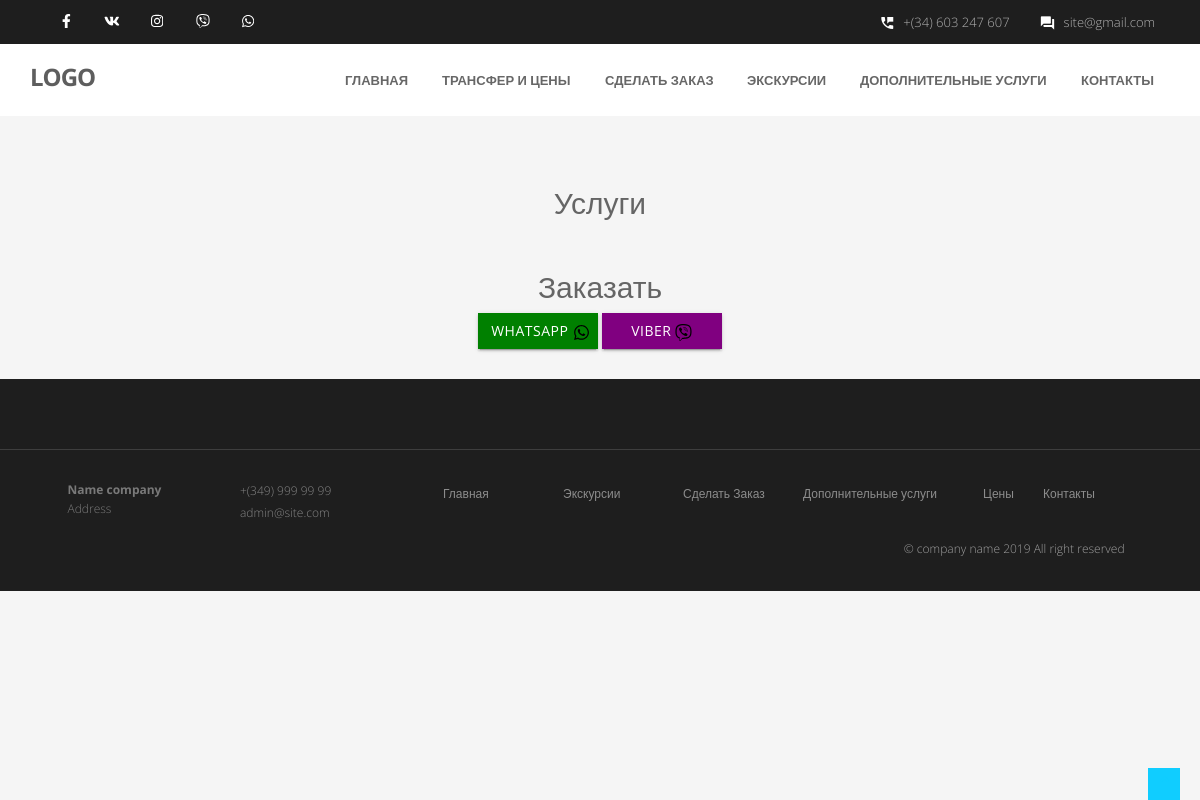
/services/, run on an earlier commit of the app's database.
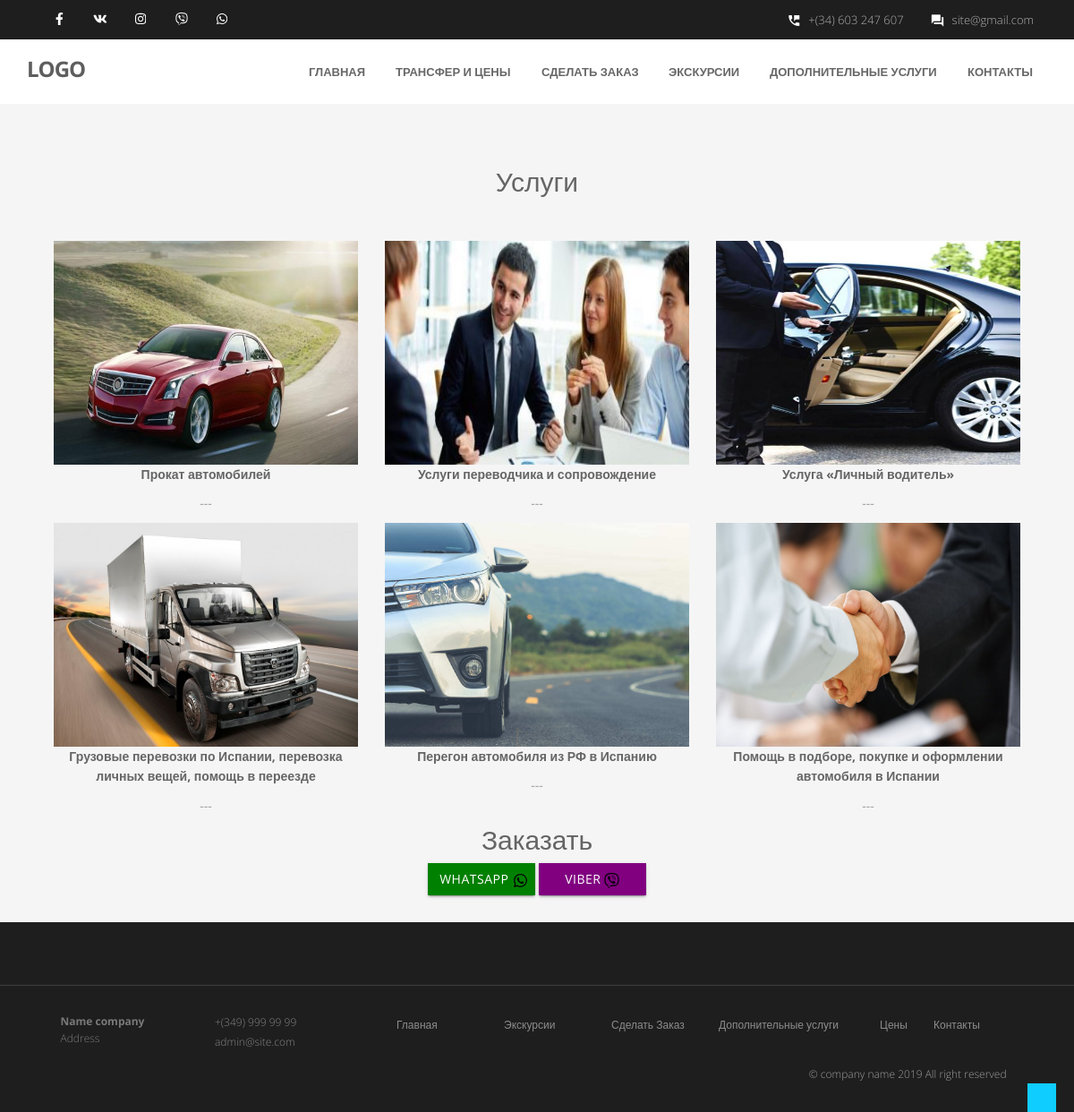
And on a later commit of the database.
### apps/services/models.py (models this page shows, shortened)
class Service(models.Model):
    name = models.CharField(max_length=100)
    description = models.CharField(max_length=1000)
    img = models.ImageField('img', null=True, blank=True, upload_to='services')

### apps/services/views.py (the view)
# urls.py: path('', ServicesView.as_view(), name='services')
class ServicesView(ListView):
    template_name = 'services.html'
    def get_queryset(self):
        return Service.objects.all()

### templates/services.html (shortened to what this page needs)
{% load widget_tweaks %}
<!DOCTYPE html>
<html lang="ru">
<head>
<link rel="stylesheet" href="/static/materialize/css/materialize.min.css" media="screen,projection" />
<link href="/static/css/bootstrap.min.css" rel="stylesheet" />
<link href="/static/css/fancybox/jquery.fancybox.css" rel="stylesheet">
<link href="/static/css/flexslider.css" rel="stylesheet" />
<link href="/static/css/style.css" rel="stylesheet" />
</head>
<body>
<div id="wrapper" class="home-page">
	<header class="topbar" >
		<div class="container">
			<div class="row">
				<div class="col-sm-3" >
                    <ul class="social-network">
					<li><a class="waves-effect waves-dark" href="#"><i style="color:white;" class="fa fa-facebook"></i></a></li>
					<li><a class="waves-effect waves-dark" href="#"><i style="color:white;" class="fa fa-vk"></i></a></li>
					<li><a class="waves-effect waves-dark" href="#"><i style="color:white;" class="fa fa-instagram"></i></a></li>
					<li><a class="waves-effect waves-dark" href="viber://chat?number=+34603247607"><i style="color:white;" class="fab fa-viber"></i></a></li>
					<li><a class="waves-effect waves-dark" href="whatsapp://send?phone=+34603247607"><i style="color:white;" class="fa fa-whatsapp"></i></a></li>
				</ul>
                    </div>
				<div class="col-sm-9">
                        <div class="row">
                            <ul class="info">
                                <li><i style="color:white;" class="icon-info-blocks material-icons">question_answer</i><span>site@gmail.com</span></li>
                                <li><i style="color:white;" class="icon-info-blocks material-icons">perm_phone_msg</i><span>+(34) 603 247 607</span></li>
                            </ul>
					</div>
					</div>
			</div>
		</div>
	</header>
	<header>
        <div class="navbar navbar-default navbar-static-top">
            <div class="container">
                <div class="navbar-header">
                    <a class="navbar-brand" href="{% url 'home:home' %}">LOGO</a>
                </div>
                <div class="navbar-collapse collapse ">
                    <ul class="nav navbar-nav">
                        <li ><a class="waves-effect waves-dark" href="{% url 'home:home' %}">Главная</a></li>
                        <li><a class="waves-effect waves-dark" href="{% url 'pricing:pricing' %}">Трансфер и цены</a></li>
                        <li><a class="waves-effect waves-dark" href="{% url 'orders:orders' %}">Сделать заказ</a></li>
                        <li><a class="waves-effect waves-dark" href="{% url 'excursion:excursion' %}">Экскурсии</a></li>
						<li><a class="waves-effect waves-dark" href="{% url 'services:services' %}">Дополнительные  услуги</a></li>
                        <li><a class="waves-effect waves-dark" href="{% url 'contact:contact' %}">Контакты</a></li>
                    </ul>
                </div>
            </div>
        </div>
	</header>
	<section id="content">
		<div class="container content">
        <div class="text-center">
            <p class="h2">Услуги </p>
        </div>
        <div class="col-md-12" style="margin-top: 40px;">
       {% for item in object_list %}
            <div class="col-md-4 text-center">
                <img src="/media/{{ item.img }}" alt="" style="width: 340px;height: 250px;">
                <p><strong>{{ item.name }}</strong></p>
                <p>{{ item.description }}</p>
            </div>
       {% endfor %}
        </div>
        <div class="text-center">
         <p class="h2">Заказать</p>
            <a href="whatsapp://send?phone=+34603247607">
                <button class="btn btn-warning" style="background-color: green;border-color: green">
                    WhatsApp
                <img style="height: 17px;width: 17px;" src="/static/img/svg/whatsapp-brands.svg" alt="">
                </button>
            </a>
            <a href="viber://chat?number=+34603247607">
                <button class="btn btn-warning" style="background-color: purple;border-color: purple">
                    Viber
                <img style="height: 17px;width: 17px;" src="/static/img/svg/viber-brands.svg" alt="">
                </button>
            </a>
        </div>
    </div>
    </section>
<footer class="our_footer">
            <div id="sub-footer">
                <div class="container">
                    <div class="row">
                        <div class="widget">
                            <div class="col-md-12">
                                <div class="col-md-4">
                                     <div class="col-md-6">
                                        <address>
                                        <strong>Name company</strong><br>
                                        Address
                                        </address>
                                     </div>
                                    <div class="col-md-6">
                                        <p>
                                             +(349) 999 99 99 <br>
                                             admin@site.com
                                         </p>
                                    </div>
                                </div>
                                <div class="col-md-8">
                                    <div class="col-md-2">
                                        <ul class="link-list">
                                        <li><a class="waves-effect waves-dark" href="{% url 'home:home' %}">Главная</a></li>
                                            </ul>
                                    </div>
                                    <div class="col-md-2">
                                        <ul class="link-list">
                                        <li><a class="waves-effect waves-dark" href="{% url 'excursion:excursion' %}">Экскурсии</a></li>
                                            </ul>
                                    </div>
                                    <div class="col-md-2">
                                        <ul class="link-list">
                                        <li ><a class="waves-effect waves-dark" href="{% url 'orders:orders' %}">Сделать Заказ</a></li>
                                            </ul>
                                    </div>
                                    <div class="col-md-3">
                                        <ul class="link-list">
                                        <li ><a class="waves-effect waves-dark" href="{% url 'services:services' %}">Дополнительные услуги</a></li>
                                            </ul>
                                    </div>
                                    <div class="col-md-1">
                                        <ul class="link-list">
                                        <li ><a class="waves-effect waves-dark" href="{% url 'pricing:pricing' %}">Цены</a></li>
                                            </ul>
                                    </div>
                                    <div class="col-md-1">
                                        <ul class="link-list">
                                        <li ><a class="waves-effect waves-dark" href="{% url 'contact:contact' %}">Контакты</a></li>
                                            </ul>
                                    </div>
                                </div>
                        </div>
                        </div>
                        <div class="col-lg-9"></div>
                        <div class="col-lg-3">
                            <div class="copyright">
                                <p>
                                    <span>&copy; company name 2019 All right reserved</span>
                                </p>
                            </div>
                        </div>
                    </div>
                </div>
            </div>
	    </footer>
</div>
<a href="#" class="scrollup waves-effect waves-dark"><i class="fa fa-angle-up active"></i></a>
</body>
</html>

### static/css/style.css (style rules this page uses)
body { font-family:'Open Sans', Arial, sans-serif; font-weight:300; line-height:1.6em; color:#656565; font-size: 1.4em; background: #f5f5f5; }
a { color: #10cdff; text-decoration: none; }
input, button, select, textarea { border-radius: 0px !important; }
#wrapper { width:100%; margin:0; padding:0; }
.widget { color: #858585; }
.row,.row-fluid { margin-bottom:30px; }
.row .row,.row-fluid .row-fluid { margin-bottom:30px; }
.topbar { background-color: #1e1e1e; padding: 0; }
.topbar .container .row { margin: 0; padding:0; }
header .navbar { margin-bottom: 0; }
.topbar ul.info i { color: #10cdff; font-size: 16px; font-style: normal; margin-right: 8px; display: inline-block; position: relative; top: 4px; }
.topbar ul.info li { float: right; padding-left: 30px; color: #b0b0b0; font-size: 13px; line-height: 44px; }
.navbar-default { border: none; }
.navbar-brand { color: #222; text-transform: uppercase; font-size: 24px; font-weight: 700; line-height: 1em; letter-spacing: -1px; margin-top: 21px; padding: 0 0 0 15px; }
.navbar-default .navbar-brand { color: #5e5e5e;font-size: 24px;text-transform: uppercase; }
header .navbar-collapse ul.navbar-nav { float: right; margin-right: 0; }
header .navbar { min-height: 70px;padding: 18px 0;background: #ffffff; }
.home-page header .navbar-default { background: #fff; width: 100%; }
header .navbar { min-height: 62px; padding: 0; }
header .navbar-nav > li { padding-bottom: 12px; padding-top: 12px; padding: 0 !important; }
header .navbar-nav > li > a { margin-left: 2px; line-height: 40px; font-weight: 700; -webkit-transition: all .3s ease; -moz-transition: all .3s ease; -ms-transition: all .3s ease; -o-transition: all .3s ease; transition: all .3s ease; }
header ul.nav li { border:none; margin:0; }
header ul.nav li a { font-size: 13px; border:none; font-weight: 600; text-transform:uppercase; }
.navbar .nav > li > a { color: #676767; text-shadow: none; border: 1px solid rgba(255, 255, 255, 0) !important; }
.text-center img { margin: auto; }
#content { position:relative; padding:50px 0 0px 0; }
.btn { text-align: center;color: #FFFFFF;background: #10cdff;border-color: #10cdff;width: 120px;border-radius: 0; }
ul.link-list { margin:0; padding:0; list-style:none; }
ul.link-list li { margin:0; padding:2px 0 2px 0; list-style:none; }
footer { background: #1e1e1e; }
footer ul.link-list li a { color: #8C8C8C; }
footer { padding:50px 0 0 0; color:#f8f8f8; }
footer a { color:#fff; }
footer address { line-height:1.6em; color: #797979; }
ul.social-network { list-style:none; margin: 4px 0 0; }
ul.social-network li { display:inline; margin: 0 5px; padding: 5px 0 0; width: 32px; display: inline-block; text-align: center; height: 32px; vertical-align: baseline; }
#sub-footer { text-shadow:none; color: #dedede; padding:0; padding-top:30px; margin:20px 0 0 0; background: #1e1e1e; border-top: 1px solid #3e3e3e; }
#sub-footer p { margin:0; padding:0; }
#sub-footer span { color: #9e9e9e; }
.copyright { text-align:left; font-size:12px; }
.scrollup { position:fixed; width:32px; height:32px; bottom:0px; right:20px; background: #10cdff; }
a.scrollup { outline:0; text-align: center; }
.link-list li a { font-size: 12px; }
.widget .col-md-6 { font-size: 12px; }
.our_footer { margin-top: 30px; }

What changed in the data, as far as the page shows it:
added Service: img (picture), name "Прокат автомобилей", description "---"
added Service: img (picture), name "Услуги переводчика и сопровождение", description "---"
added Service: img (picture), name "Услуга «Личный водитель»", description "---"
added Service: img (picture), name "Грузовые перевозки по Испании, перевозка личных вещей, помощь в переезде", description "---"
added Service: img (picture), name "Перегон автомобиля из РФ в Испанию", description "---"
added Service: img (picture), name "Помощь в подборе, покупке и оформлении автомобиля в Испании", description "---"
